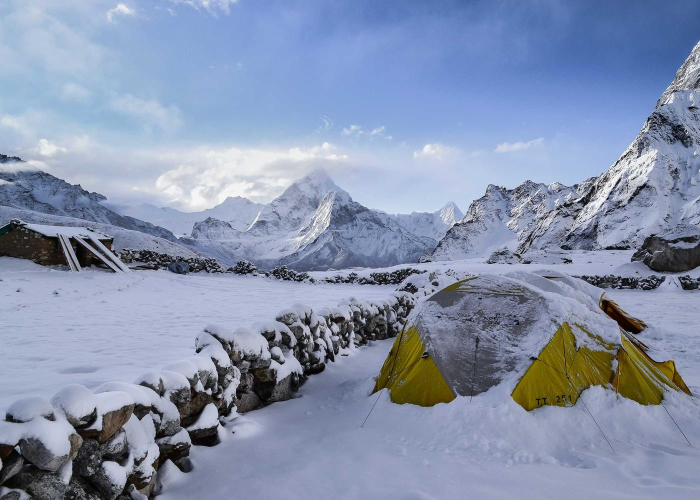
#> input picture website/assets/samples/hero.jpg, 1400 x 1000 px (shown at 1/2 size); its folder holds 3 pictures in this run
$ python render_color_transfer.py
#> lines starting #> are read from the running program, lines starting #| are printed output that depends on the picture
#!/usr/bin/env python3
"""
CamCon 홈페이지 — 색감 전송(MKL Color Transfer) 예시 사진 렌더러.

앱이 실제로 쓰는 MKL(Monge-Kantorovich Linear) 색감 전송을 그대로 옮겨,
"레퍼런스 사진 한 장의 색을 내 사진에 입힌다"를 눈으로 보여주는 예시를 만든다.

정본 소스(이 스크립트가 따라가야 하는 원본):
  - app/.../data/processor/GPUImageMKLColorTransferFilter.kt  (프래그먼트 셰이더 = 픽셀 변환)
  - app/.../data/processor/ColorTransferProcessor.kt          (통계 계산·샘플링 규칙)
둘 중 하나가 바뀌면 이 파일도 같이 고쳐야 예시가 앱 출력과 어긋나지 않는다.

앱과 의도적으로 다른 점:
  - 앱은 float32/GPU, 여기는 float64/CPU. 눈에 보이는 차이는 없지만 비트 단위로 같지는 않다.
  - 다운스케일 필터가 다르다(Android createScaledBitmap vs PIL LANCZOS). 통계용 800px 축소에만
    영향을 주며, 평균·표준편차는 소수점 아래에서만 흔들린다.

- 원본/레퍼런스: website/assets/samples/{hero,grid,alt}.jpg  (교체하려면 이 파일만 바꾸고 재실행)
- 출력: website/assets/color/*.webp

재실행: python3 website/tools/render_color_transfer.py
"""
import json
import os

import numpy as np
from PIL import Image

ROOT = os.path.abspath(os.path.join(os.path.dirname(__file__), "..", ".."))
SAMPLES = os.path.join(ROOT, "website/assets/samples")
OUT = os.path.join(ROOT, "website/assets/color")
os.makedirs(OUT, exist_ok=True)

# 원본(색을 입힐 사진) — 설산. 차갑고 채도가 낮아 레퍼런스 색이 들어오는 게 가장 잘 보인다.
TARGET = "hero"
# 레퍼런스(색을 가져올 사진) — 원본과 색 성격이 뚜렷이 다른 두 장.
REFERENCES = [
    ("fjord", "grid"),  # 피오르 — 시원한 블루
    ("forest", "alt"),  # 숲 폭포 — 짙은 그린
]
# 강도 단계. 0 은 원본과 같으므로 렌더하지 않고 페이지가 원본 이미지를 그대로 쓴다.
INTENSITIES = [35, 70, 100]

STATS_MAX_SIZE = 800  # ColorTransferProcessor.STATS_MAX_SIZE
OUT_W, OUT_H = 1280, 854  # 원본·결과 — 전/후 비교 프레임용(필름 섹션 ba-* 와 같은 규격)
THUMB_W, THUMB_H = 640, 426  # 레퍼런스 썸네일
PALETTE_N = 5  # 레퍼런스에서 뽑는 대표색 개수


def crop_resize(img, w, h):
    """render_film_examples.py 와 동일한 중앙 크롭 → 리사이즈."""
    img = img.convert("RGB")
    iw, ih = img.size
    tr = w / h
    if iw / ih > tr:
        nw = int(ih * tr)
        x = (iw - nw) // 2
        img = img.crop((x, 0, x + nw, ih))
    else:
        nh = int(iw / tr)
        y = (ih - nh) // 2
        img = img.crop((0, y, iw, y + nh))
    return img.resize((w, h), Image.LANCZOS)


def load_sample(name):
    for ext in (".jpg", ".jpeg", ".png"):
        p = os.path.join(SAMPLES, name + ext)
        if os.path.exists(p):
            return Image.open(p).convert("RGB")
    raise SystemExit(f"[에러] 원본 없음: {SAMPLES}/{name}.jpg — samples/ 에 사진을 넣으세요")


def rgb_to_lab(rgb):
    """sRGB(0..1, shape (...,3)) → CIE Lab. 셰이더 rgbToLab 과 같은 상수·분기."""
    m = rgb > 0.04045
    lin = np.where(m, np.power((rgb + 0.055) / 1.055, 2.4), rgb / 12.92)
    r, g, b = lin[..., 0], lin[..., 1], lin[..., 2]

    x = r * 0.4124564 + g * 0.3575761 + b * 0.1804375
    y = r * 0.2126729 + g * 0.7151522 + b * 0.0721750
    z = r * 0.0193339 + g * 0.1191920 + b * 0.9503041

    xn, yn, zn = x / 0.95047, y / 1.00000, z / 1.08883

    def f(t):
        return np.where(t > 0.008856, np.cbrt(np.maximum(t, 0.0)), 7.787 * t + 16.0 / 116.0)

    fx, fy, fz = f(xn), f(yn), f(zn)
    return np.stack([116.0 * fy - 16.0, 500.0 * (fx - fy), 200.0 * (fy - fz)], axis=-1)


def lab_to_rgb(lab):
    """CIE Lab → sRGB(0..1). 셰이더 labToRgb 을 그대로 옮겼다.

    역변환 분기는 표준 Lab(fx > 6/29)이 아니라 셰이더가 쓰는 `pow(fx,3) > 0.008856` 이다.
    수치상 거의 같지만, 앱과 어긋나지 않도록 일부러 셰이더 쪽을 따른다.
    """
    fy = (lab[..., 0] + 16.0) / 116.0
    fx = lab[..., 1] / 500.0 + fy
    fz = fy - lab[..., 2] / 200.0

    def finv(t):
        c = np.power(t, 3.0)
        return np.where(c > 0.008856, c, (t - 16.0 / 116.0) / 7.787)

    x = finv(fx) * 0.95047
    y = finv(fy) * 1.00000
    z = finv(fz) * 1.08883

    r = x * 3.2404542 + y * -1.5371385 + z * -0.4985314
    g = x * -0.9692660 + y * 1.8760108 + z * 0.0415560
    b = x * 0.0556434 + y * -0.2040259 + z * 1.0572252
    rgb = np.stack([r, g, b], axis=-1)

    m = rgb > 0.0031308
    return np.where(m, 1.055 * np.power(np.maximum(rgb, 0.0), 1.0 / 2.4) - 0.055, 12.92 * rgb)


def sample_step(total_pixels):
    """ColorTransferProcessor.bitmapToLabPixelsOptimized 의 샘플링 규칙."""
    if total_pixels > 100000:
        return max(1, total_pixels // 20000)
    if total_pixels > 50000:
        return max(1, total_pixels // 25000)
    return 1


def lab_stats(img):
    """통계용 800px 축소 → 샘플링 → Lab 채널별 (평균, 표준편차).

    표준편차는 앱과 같이 E[x²] - E[x]² (모집단 분산)으로 계산한다.
    """
    w, h = img.size
    if w > STATS_MAX_SIZE or h > STATS_MAX_SIZE:
        s = min(STATS_MAX_SIZE / w, STATS_MAX_SIZE / h)
        img = img.resize((int(w * s), int(h * s)), Image.LANCZOS)

    arr = np.asarray(img, dtype=np.float64) / 255.0
    flat = arr.reshape(-1, 3)
    flat = flat[:: sample_step(flat.shape[0])]

    lab = rgb_to_lab(flat)
    mean = lab.mean(axis=0)
    var = np.maximum((lab * lab).mean(axis=0) - mean * mean, 0.0)
    return mean, np.sqrt(var)


def color_transfer(target_img, in_stats, ref_stats, intensity):
    """셰이더 main() 과 같은 순서: Lab 변환 → 통계 정합 → 강도 보간 → RGB 복원 → clamp."""
    in_mean, in_std = in_stats
    ref_mean, ref_std = ref_stats

    arr = np.asarray(target_img, dtype=np.float64) / 255.0
    lab = rgb_to_lab(arr)

    # inputStdDev 가 0 에 가까우면 셰이더는 referenceMean 을 그대로 쓴다(0 나눗셈 회피).
    transferred = np.empty_like(lab)
    for c in range(3):
        if in_std[c] > 0.001:
            transferred[..., c] = (lab[..., c] - in_mean[c]) / in_std[c] * ref_std[c] + ref_mean[c]
        else:
            transferred[..., c] = ref_mean[c]

    final_lab = lab + (transferred - lab) * intensity  # mix()
    rgb = np.clip(lab_to_rgb(final_lab), 0.0, 1.0)
    return Image.fromarray(np.rint(rgb * 255.0).astype(np.uint8), "RGB")


def dominant_palette(img, n=PALETTE_N):
    """레퍼런스의 대표색 n개를 hex 로 뽑는다.

    '어떤 색이 옮겨오는가'를 페이지에서 눈으로 보여주기 위한 값이라, 실제 사진에서 차지하는
    면적 순(median cut 양자화)으로 고르고 밝기순으로 정렬한다. 임의로 채도를 부풀리지 않는다
    (사진에 없는 색을 팔레트로 내보이면 그건 장식이지 정보가 아니다).
    """
    small = img.convert("RGB").resize((200, 133), Image.LANCZOS)
    q = small.quantize(colors=n, method=Image.MEDIANCUT, dither=Image.NONE)
    pal = q.getpalette()[: n * 3]
    counts = dict(q.getcolors() or [])
    entries = []
    for i in range(n):
        r, g, b = pal[i * 3 : i * 3 + 3]
        lum = 0.2126 * r + 0.7152 * g + 0.0722 * b
        entries.append((counts.get(i, 0), lum, f"#{r:02x}{g:02x}{b:02x}"))
    entries.sort(key=lambda e: e[1])  # 어두운 색 → 밝은 색
    return [hex_ for _, _, hex_ in entries]


def main():
    target_src = load_sample(TARGET)
#> in load_sample, returned value is the input picture: PIL image 1400x1000 RGB; mean R, G, B 134.1, 146.5, 173.4
    target = crop_resize(target_src, OUT_W, OUT_H)
    in_stats = lab_stats(target)
#> in lab_stats, `img = img.resize((int(w * s), int(h * s)), Image.LANCZOS)`:
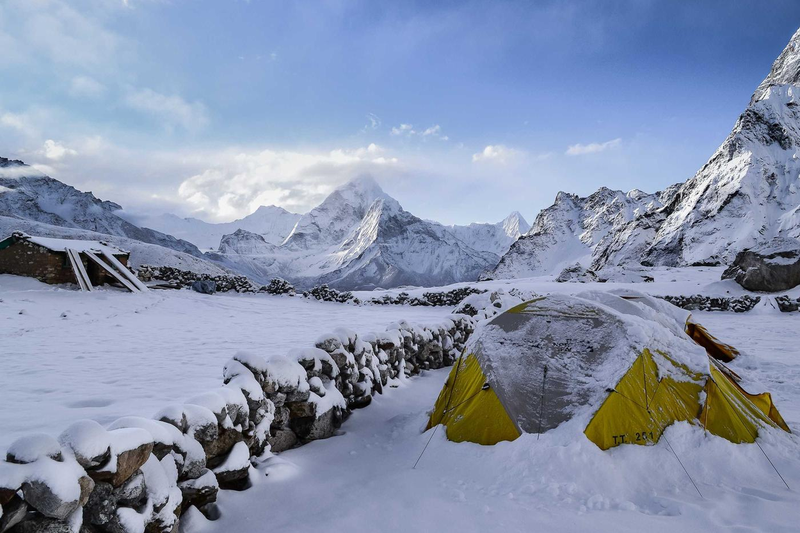
#> img: PIL image 800x533 RGB; mean R, G, B 135.1, 147.2, 173.3
#> in lab_stats, `mean = lab.mean(axis=0)`: mean = [60.28, 2.23, -14.82]
#> in lab_stats, `var = np.maximum((lab * lab).mean(axis=0) - mean * mean, 0.0)`: var = [345.2, 6.44, 189.8]
#> in_stats = ([60.28, 2.23, -14.82], [18.58, 2.54, 13.78])

    made = []

    fp = os.path.join(OUT, "ct-target.webp")
    target.save(fp, "WEBP", quality=84, method=6)
    made.append(("ct-target", os.path.getsize(fp)))

    palettes = {}
    for slug, scene in REFERENCES:
        ref_src = load_sample(scene)
#> call 2 of load_sample, with name = 'grid'
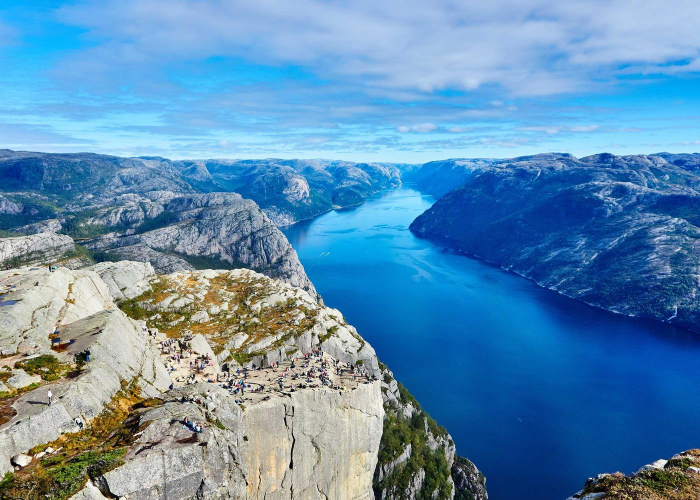
#> input picture website/assets/samples/grid.jpg, 1400 x 1000 px (shown at 1/2 size)
#> in load_sample, returned value is the input picture: PIL image 1400x1000 RGB; mean R, G, B 94.4, 141.5, 177.5
        ref_stats = lab_stats(ref_src)
#> ref_stats = ([57.15, 0.142, -22.65], [21.8, 9.34, 24.51])
        palettes[slug] = dominant_palette(ref_src)
#> in dominant_palette, `q = small.quantize(colors=n, method=Image.MEDIANCUT, dither=Image.NONE)`:
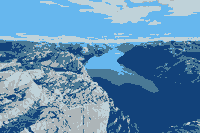
#> q: PIL image 200x133 P; mean R, G, B 96.6, 142.6, 178.6
#> in dominant_palette, `pal = q.getpalette()[: n * 3]`: pal = [191, 210, 217, 173, 181, 184, 102, 183, 238, 74, 121, 149, 18, 66, 122]
#> in dominant_palette, `counts = dict(q.getcolors() or [])`: counts = {4004: 0, 3781: 1, 6593: 2, 4626: 3, 7596: 4}
#> the loop in dominant_palette, `for i in range(n):` made 5 passes
#> (r, g, b, lum) on passes 1 to 5: (191, 210, 217, 206.5), (173, 181, 184, 179.5), (102, 183, 238, 169.8), (74, 121, 149, 113), (18, 66, 122, 59.84)
#> after the loop in dominant_palette, `for i in range(n):`: entries = [(0, 206.5, '#bfd2d9'), (0, 179.5, '#adb5b8'), (0, 169.8, '#66b7ee'), (0, 113, '#4a7995'), (0, 59.84, '#12427a')]

        fp = os.path.join(OUT, f"ct-ref-{slug}.webp")
        crop_resize(ref_src, THUMB_W, THUMB_H).save(fp, "WEBP", quality=82, method=6)
#> call 2 of crop_resize, with w = 640, h = 426
#> in crop_resize (call 2), `return img.resize((w, h), Image.LANCZOS)`:
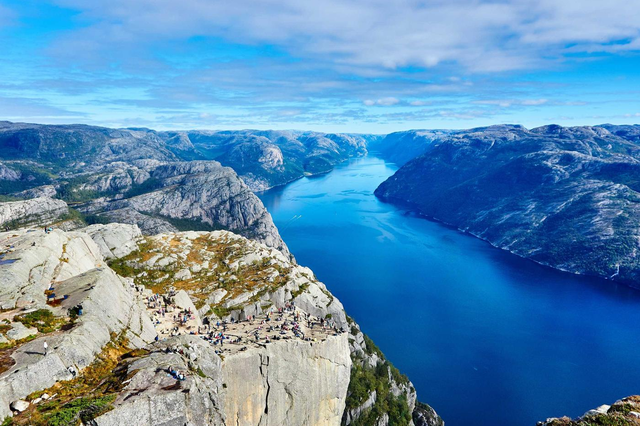
#> returned value: PIL image 640x426 RGB; mean R, G, B 92.3, 141.1, 178.3
        made.append((f"ct-ref-{slug}", os.path.getsize(fp)))

        for i in INTENSITIES:
            out = color_transfer(target, in_stats, ref_stats, i / 100.0)
            fp = os.path.join(OUT, f"ct-after-{slug}-{i}.webp")
            out.save(fp, "WEBP", quality=84, method=6)
            made.append((f"ct-after-{slug}-{i}", os.path.getsize(fp)))
#> this loop made 3 passes
#> pass 1, in rgb_to_lab (call 3), `lin = np.where(m, np.power((rgb + 0.055) / 1.055, 2.4), rgb / 12.92)`:
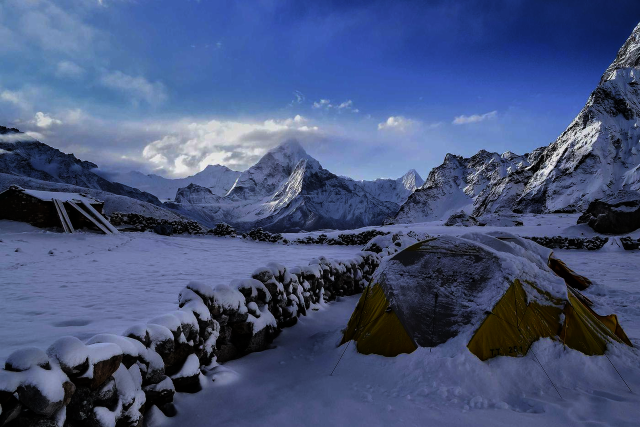
#> lin: shape (854, 1280, 3) float64 (shown at 1/2 size); mean R, G, B 0.278, 0.333, 0.485
#> pass 1, in rgb_to_lab (call 3), `r, g, b = lin[..., 0], lin[..., 1], lin[..., 2]`:
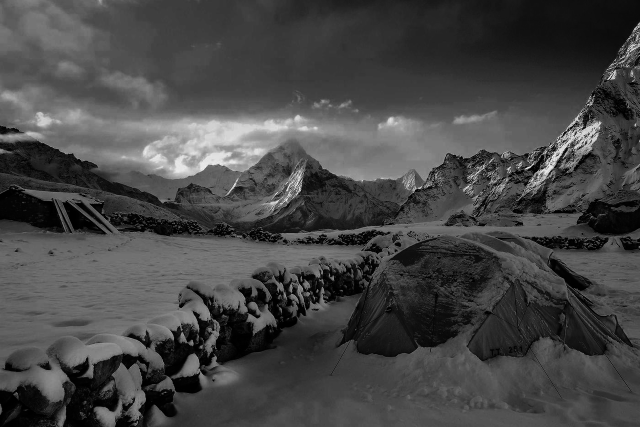
#> r: shape (854, 1280) float64 (shown at 1/2 size); min 0, max 1, mean 0.278
#> after the loop:
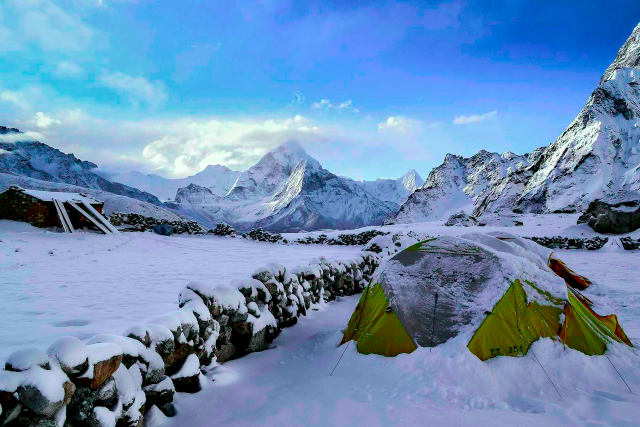
#> out: PIL image 1280x854 RGB (shown at 1/2 size); mean R, G, B 105.9, 141.9, 182
#> after the loop, made = [('ct-target', 150118), ('ct-ref-fjord', 57898), ('ct-after-fjord-35', 163064), ('ct-after-fjord-70', 172516), ('ct-after-fjord-100', 183204)]
#> pass 2 of the loop in main, `for slug, scene in REFERENCES:`:
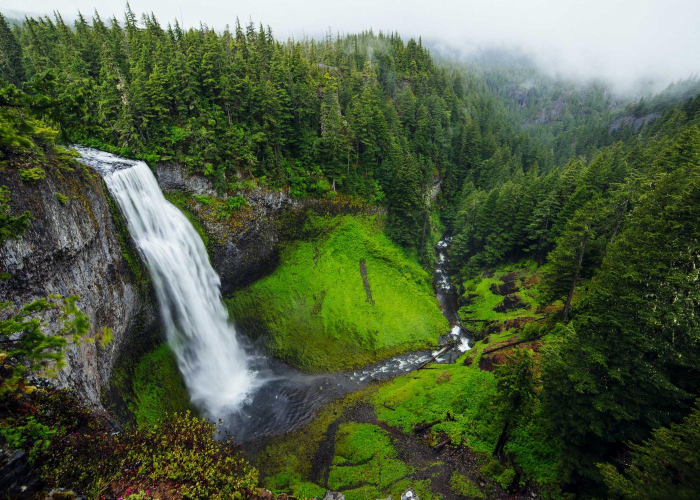
#> input picture website/assets/samples/alt.jpg, 1400 x 1000 px (shown at 1/2 size)
#> in load_sample, returned value is the input picture: PIL image 1400x1000 RGB; mean R, G, B 79, 93.1, 63.7
#> ref_stats = ([36.57, -10.15, 14.17], [25.24, 10.13, 17.14])
#> the loop in dominant_palette (call 2), `for i in range(n):` made 5 passes
#> (r, g, b, lum) on passes 1 to 5: (214, 224, 228, 222.2), (107, 138, 69, 126.4), (75, 93, 47, 85.85), (50, 63, 34, 58.14), (26, 32, 21, 29.93)
#> the loop in main, `for i in INTENSITIES:` made 3 passes
#> pass 1, in rgb_to_lab (call 7), `r, g, b = lin[..., 0], lin[..., 1], lin[..., 2]`:
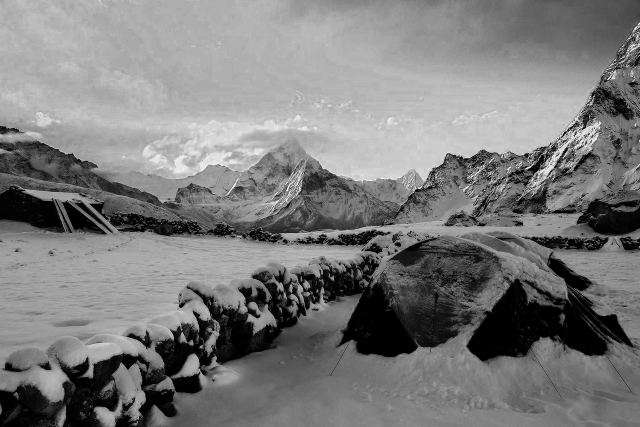
#> b: shape (854, 1280) float64 (shown at 1/2 size); min 0, max 1, mean 0.485
#> after the loop in main, `for i in INTENSITIES:`:
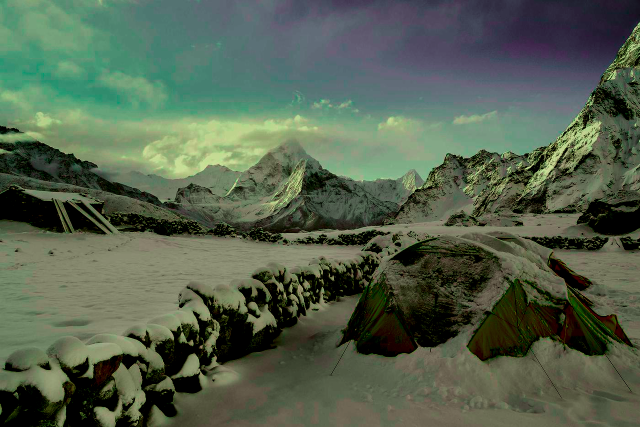
#> out: PIL image 1280x854 RGB (shown at 1/2 size); mean R, G, B 83.7, 96.8, 77.7
#> after the loop in main, `for i in INTENSITIES:`: made = 9 items, first 6: ('ct-target', 150118), ('ct-ref-fjord', 57898), ('ct-after-fjord-35', 163064), ('ct-after-fjord-70', 172516), ('ct-after-fjord-100', 183204), ('ct-ref-forest', 79398)

    # main.js 가 레퍼런스 선택 시 대표색 점을 칠하는 데 쓴다. 없으면 점만 안 그려지고 레이아웃은 멀쩡하다.
    fp = os.path.join(OUT, "palette.json")
    with open(fp, "w", encoding="utf-8") as f:
        json.dump(palettes, f, ensure_ascii=False, indent=2)
        f.write("\n")
    made.append(("palette.json", os.path.getsize(fp)))

    total = sum(sz for _, sz in made)
#> total = 1291956
    for name, sz in made:
        print(f"  {name:<26} {sz / 1024:7.1f} KB")
#> this loop made 10 passes
#> (name, sz) on passes 1 to 10: ('ct-target', 150118), ('ct-ref-fjord', 57898), ('ct-after-fjord-35', 163064), ('ct-after-fjord-70', 172516), ('ct-after-fjord-100', 183204), ('ct-ref-forest', 79398), ('ct-after-forest-35', 160268), ('ct-after-forest-70', 161608), ('ct-after-forest-100', 163694), ('palette.json', 188)
#|   ct-target                    146.6 KB
#|   ct-ref-fjord                  56.5 KB
#|   ct-after-fjord-35            159.2 KB
#|   ct-after-fjord-70            168.5 KB
#|   ct-after-fjord-100           178.9 KB
#|   ct-ref-forest                 77.5 KB
#|   ct-after-forest-35           156.5 KB
#|   ct-after-forest-70           157.8 KB
#> (further printed lines are left out)
    print(f"\n{len(made)}개 파일, 합계 {total / 1024:.1f} KB → {OUT}")
#| 10개 파일, 합계 1261.7 KB → website/assets/color


if __name__ == "__main__":
    main()
